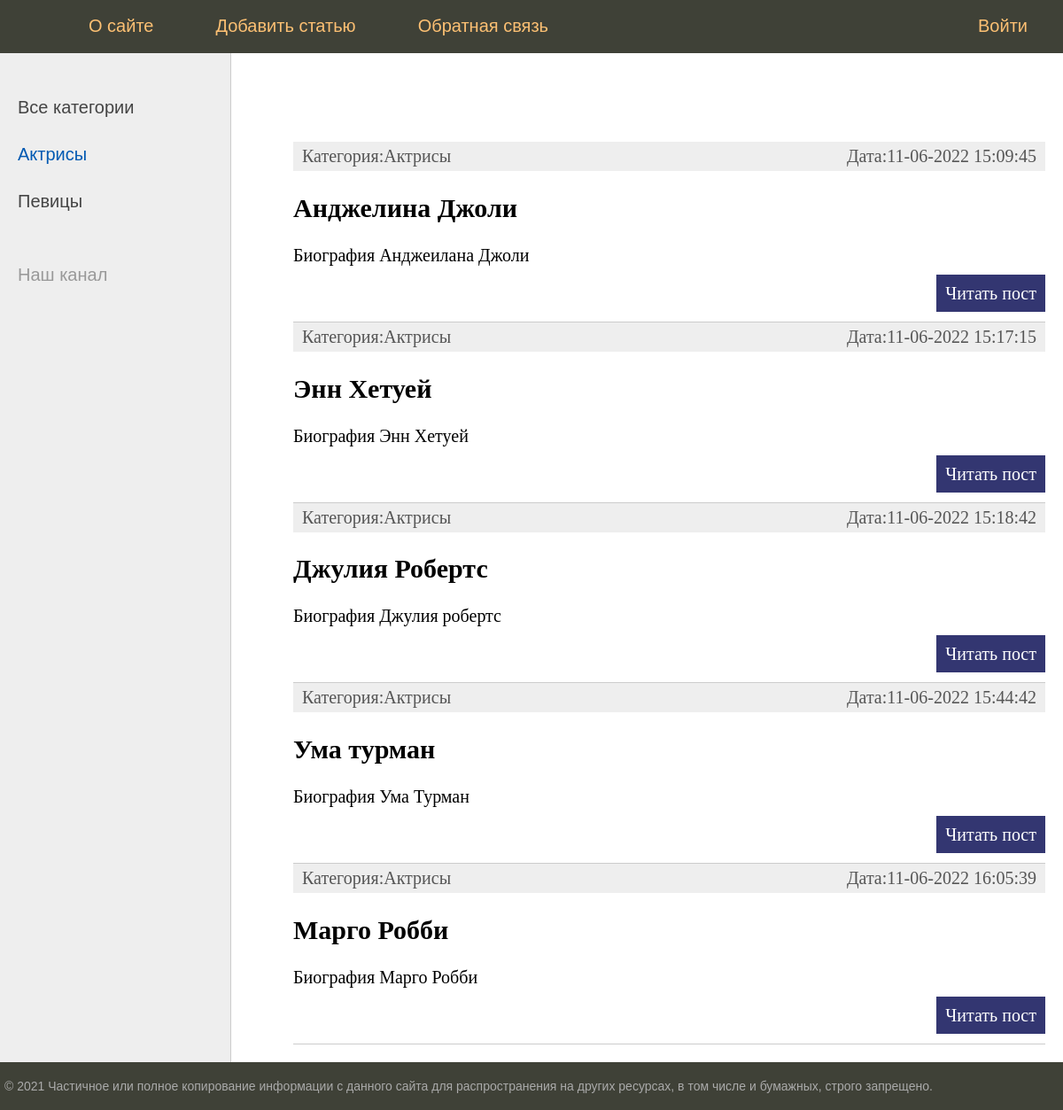
Page /category/1/ on the committed database.
### women/models.py (models this page shows, shortened)
class Category(models.Model):
    name = models.CharField(max_length=100, db_index=True, verbose_name='Категория') #db_index-означает, что поле будет индексировано и поиск по нему будет происходить быстрее
    def __str__(self):
        return self.name
    def get_absolute_url(self):
        return reverse('category', kwargs={'cat_id': self.pk})
    class Meta:
        verbose_name = 'Категории'
        verbose_name_plural = 'Категории'
        ordering = ['name']

class Women(models.Model):
    title = models.CharField(max_length=255, verbose_name='Заголовок')
    content = models.TextField(blank=True)
    photo = models.ImageField(upload_to="photos/%Y/%m/%d/")
    time_create = models.DateTimeField(auto_now_add=True)
    time_update = models.DateTimeField(auto_now=True)
    is_published = models.BooleanField(default=True)
    cat = models.ForeignKey('Category', on_delete=models.PROTECT, null=True)
    def get_absolute_url(self):
        return reverse('post', kwargs={'post_id': self.pk})
    class Meta:
        verbose_name='Известные женщины'
        verbose_name_plural='Известные женщины'
        ordering = ['time_create','title']

### women/views.py (the view)
# urls.py: path('category/<int:cat_id>/', show_category, name='category')
def show_category(request, cat_id):
    posts = Women.objects.filter(cat_id=cat_id)
    cats = Category.objects.all()
    if len(posts)==0:
        raise Http404()
    context = {
        'cats': cats,
        'posts': posts,
        'menu': menu,
        'title': 'Отображение по рубрикам',
        'cat_selected': cat_id
    }
    return render(request, 'women/index.html', context=context)

### women/templates/women/index.html (shortened to what this page needs)
{% extends 'women/base.html' %}
{% block content %}
<ul class="list-articles">
    {% for p in posts %}
        <li><div class="article-panel">
    <p class="first">Категория:{{p.cat}}</p>
    <p class="last">Дата:{{p.time_update|date:"d-m-Y H:i:s"}}</p>
        </div>
            <h2>{{p.title}}</h2>
    {% autoescape on %}
    {{p.content|linebreaks|truncatewords:50}}
    {% endautoescape %}
    <p class="link-read-post"><a href="{{ p.get_absolute_url }}">Читать пост</a></p>
        </li>
            {%endfor%}
</ul>
{% endblock content %}

### women/templates/women/base.html (shortened to what this page needs)
{% load static %}
<!DOCTYPE html>
<html lang="en">
<head>
    <link type="text/css" href="{% static 'women/css/style.css'%}" rel="stylesheet">
</head>
<body>
{% block mainmenu %}
<div class="header">
    <ul id="mainmenu" class="mainmenu">
        <li class="logo"><a href="{% url 'home'%}"><div class="logo"></div></a></li>
{%for m in menu%}
    {% if not forloop.last%}
        <li><a href="{% url m.url_name %}">{{m.title}}</a></li>
    {% else %}
        <li class="last"><a href="{% url m.url_name %}">{{m.title}}</a></li>
    {% endif %}
{%endfor%}
    </ul>
</div>
{% endblock mainmenu %}
<table class="table-content" border=0 cellpadding="0" cellspacing="0">
<tr>
	<td valign="top" class="left-chapters">
	<ul id="leftchapters">
{% if cat_selected == 0 %}
		<li class="selected">Все категории</li>
{% else %}
		<li><a href="{% url 'home' %}">Все категории</a></li>
{% endif %}
{% for c in cats %}
	{% if c.pk == cat_selected %}
		<li class="selected">{{c.name}}</li>
	{% else %}
		<li><a href="{{ c.get_absolute_url }}">{{c.name}}</a></li>
	{% endif %}
{% endfor %}
		<li class="share">
		<p>Наш канал</p>
		<a class="share-yt" href="https://www.youtube.com/channel/UClJzWfGWuGJL2t-3dYKcHTA/playlists" target="_blank" rel="nofollow"></a>
		</li>
	</ul>
</td>
<td valign="top" class="content">
	<div class="content-text">
{% block content %}
{% endblock %}
	</div>
</td></tr></table>
<tr><td valign=top>
	<div id="footer">
		<p>&copy; 2021 Частичное или полное копирование информации с данного сайта для распространения на других ресурсах, в том числе и бумажных, строго запрещено.</p>
	</div>
</td></tr></table>
</body>
</html>

### women/static/women/css/style.css (style rules this page uses)
html, body { font-family: 'Arial'; margin: 0; padding: 0; height: 100%; width: 100%; color: #444; }
a { color: #0059b2; text-decoration: none; }
p.link-read-post { text-align: right; }
p.link-read-post a { padding: 10px; min-width: 100px; background: #333671; color: #fff; text-decoration: none; }
div.article-panel { background: #eee; padding: 5px 10px 5px 10px; box-sizing border-box; overflow: hidden; color: #555; }
div.article-panel p.first { margin: 0; float: left; }
div.article-panel p.last { margin: 0; float: right; }
ul.list-articles { list-style: none; margin: 0; padding: 0; }
ul.list-articles li { border-bottom: 1px solid #ccc; }
.header { background: #3F4137; height: 60px; }
.logo { background: url('../images/logo.png') no-repeat 10px 5px; width: 70px; height: 60px; }
ul.mainmenu { list-style: none; margin: 0; padding: 0; height: 60px; color: #fdc073; font-size: 20px; overflow: hidden; }
ul.mainmenu li { float: left; margin: 18px 40px 0 30px; }
ul.mainmenu li.logo { margin: 0; }
ul.mainmenu li.last { float: right; }
ul.mainmenu li a { color: #fdc073; text-decoration: none; }
.table-content { width: 100%; min-height: 100%; height: 100%; }
.left-chapters { margin: 0; background: #eee; border-right: 1px solid #ccc; min-height: 100%; }
.left-chapters ul { width: 230px; min-height: 100%; margin: 0; padding: 20px 10px 10px 20px; list-style: none; font-size: 20px; }
.left-chapters ul li { margin: 30px 0 0 0; color: #999; }
.left-chapters ul li.selected { color: #0059b2; }
.left-chapters ul li a { color: #444; text-decoration: none; }
.left-chapters ul li.share { margin: 60px 0 0 0; }
.left-chapters ul li.share p { margin: 30px 0 30px 0; }
.left-chapters ul li.share a { display: inline-block; width: 40px; height: 40px; margin: 0 20px 0 0; }
.left-chapters ul li.share a.share-yt { width: 100%; height: 30px; background: url('../images/share_yt.png') no-repeat 0 0 }
.content { padding: 40px 20px 20px 40px; width: 100%; box-sizing: border-box; }
.content-text { margin: 60px 0 0 30px; color: #000; font-size: 20px; font-family: Yandex Sans Display Light; }
#footer { box-sizing: border-box; background: #3F4137; padding: 5px; color: #aaa; font-size: 14px; font-family: Verdana, Geneva, Arial, Helvetica; text-align: left; overflow: hidden; }

### rows in the picture
Category: name "Актрисы"
Category: name "Певицы"
Women: cat "Актрисы", time_update "11-06-2022 15:09:45", title "Анджелина Джоли", content "Биография Анджеилана Джоли"
Women: cat "Актрисы", time_update "11-06-2022 15:17:15", title "Энн Хетуей", content "Биография Энн Хетуей"
Women: cat "Актрисы", time_update "11-06-2022 15:18:42", title "Джулия Робертс", content "Биография Джулия робертс"
Women: cat "Актрисы", time_update "11-06-2022 15:44:42", title "Ума турман", content "Биография Ума Турман"
Women: cat "Актрисы", time_update "11-06-2022 16:05:39", title "Марго Робби", content "Биография Марго Робби"

### other values in the picture
{{ m.title }} "О сайте" "Добавить статью" "Обратная связь"
{{ m.title }} "Войти"
